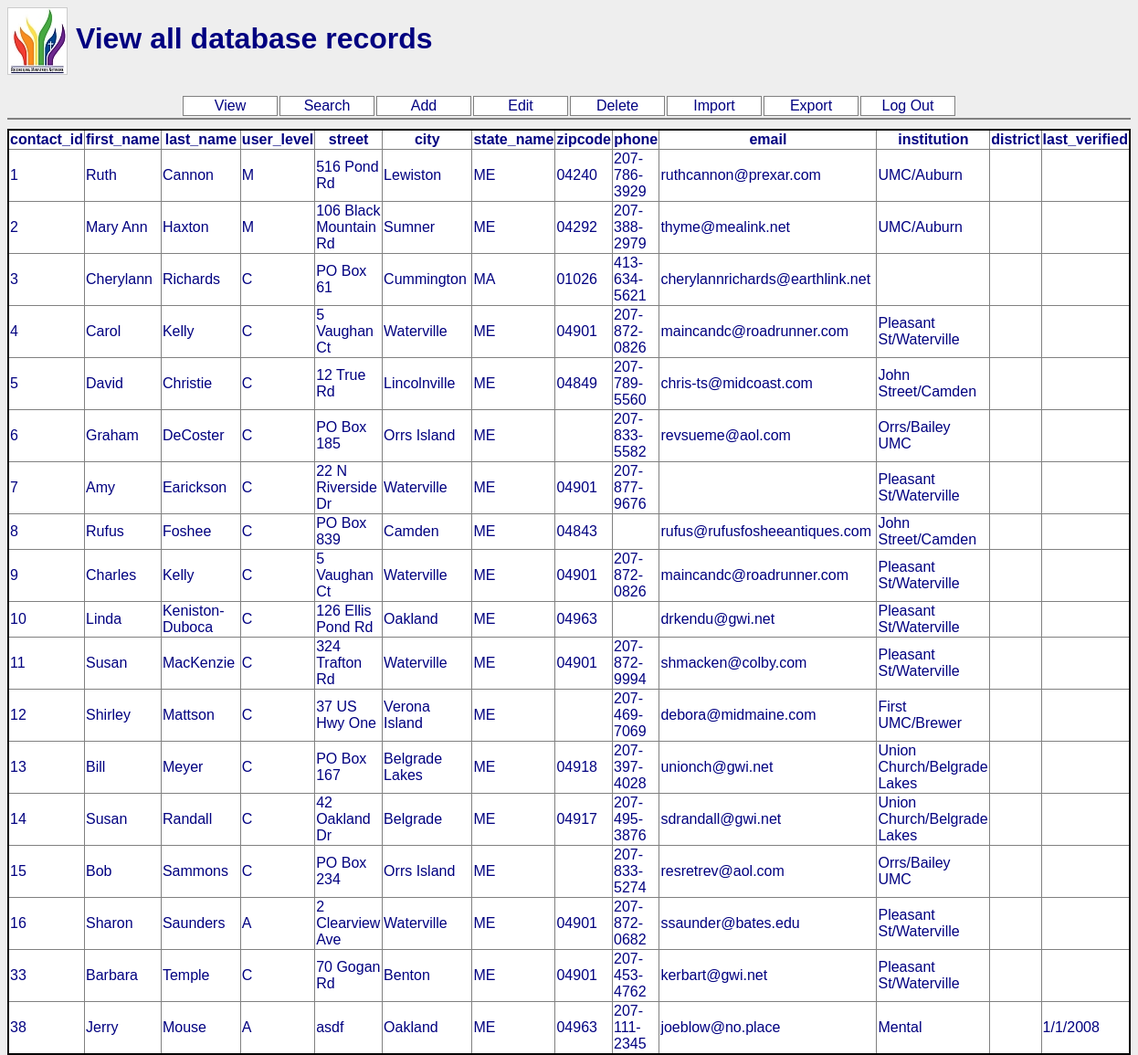
The page /view.php on the database its author committed.
### tables this page shows
CREATE TABLE IF NOT EXISTS `contacts` (
  `contact_id` int(16) NOT NULL auto_increment,
  `password` tinytext,
  `user_level` char(1) default NULL,
  `first_name` tinytext NOT NULL,
  `last_name` tinytext NOT NULL,
  `street` tinytext,
  `city` tinytext,
  `state_name` tinytext,
  `zipcode` tinytext,
  `phone` tinytext,
  `email` tinytext,
  `institution` tinytext,
  `last_verified` tinytext,
  PRIMARY KEY  (`contact_id`)
);

### view.php (the view, shortened to what this page needs)
<?php
$menu_function="View all database records";
include("../rcmne/header.php");
?>
<div style="height:400px;padding-top:10px;">
<?php
$result = mysql_query("SELECT * FROM contacts ORDER BY contact_id");
echo "<table id='tblview' style='border-collapse:collapse;border:solid black 2px;background-color:white;'><tr>
<th>contact_id</th>
<th>first_name</th>
<th>last_name</th>
<th>user_level</th>
<th>street</th>
<th>city</th>
<th>state_name</th>
<th>zipcode</th>
<th>phone</th>
<th>email</th>
<th>institution</th>
<th>district</th>
<th>last_verified</th>
</tr>";
while($row = mysql_fetch_array($result))
  {
  echo "<tr onmouseover='this.style.backgroundColor=\"#ffffee\";' onmouseout='this.style.backgroundColor=\"white\";'>";
  echo "<td>" . $row['contact_id'] . "&nbsp;</td>";
  echo "<td>" . $row['first_name'] . "&nbsp;</td>";
  echo "<td>" . $row['last_name'] . "&nbsp;</td>";
  echo "<td>" . $row['user_level'] . "&nbsp;</td>";
  echo "<td>" . $row['street'] . "&nbsp;</td>";
  echo "<td>" . $row['city'] . "&nbsp;</td>";
  echo "<td>" . $row['state_name'] . "&nbsp;</td>";
  echo "<td>" . $row['zipcode'] . "&nbsp;</td>";
  echo "<td>" . $row['phone'] . "&nbsp;</td>";
  echo "<td>" . $row['email'] . "&nbsp;</td>";
  echo "<td>" . $row['institution'] . "&nbsp;</td>";
  echo "<td>" . $row['district'] . "&nbsp;</td>";
  echo "<td>" . $row['last_verified'] . "&nbsp;</td>";
  echo "</tr>";
  }
echo "</table>";
?>
</div>
<?php
include("../rcmne/footer.php");
?>

### header.php (shortened to what this page needs)
<html>
<head>
<link href="style.css" rel="stylesheet" type="text/css" />
</head>
<body>
 <div style="border-bottom: solid gray 2px;">
 <h1><img src="rcm2small.jpg" style="border:solid 1px #cccccc;vertical-align:middle;" alt="">&nbsp;<?php echo $menu_function ?></h1>
 <table align="center" summary="">
 <tr align="center">
 <td class="menu">
  <a class="menu" href="../rcmne/view.php">View</a>
 </td>
 <td class="menu">
  <a class="menu" href="../rcmne/search.php">Search</a>
 </td>
 <td class="menu">
  <a class="menu" href="../rcmne/add.php">Add</a>
 </td>
<?php
echo " <td class='menu'>\r\n";
echo "  <a class='menu' href='edit.php'>Edit</a>\r\n";
echo " </td>\r\n";
echo " <td class='menu'>\r\n";
echo "  <a class='menu' href='delete.php'>Delete</a>\r\n";
echo " </td>\r\n";
?>
  <td class="menu">
  <a class="menu" href="../rcmne/uploader.php">Import</a>
 </td>
  <td class="menu">
  <a class="menu" href="../rcmne/exporter.php">Export</a>
 </td>
 <td class="menu">
  <a class="menu" href="../rcmne/logout.php">Log Out</a>
 </td>
 </tr>
 </table>
 </div>

### footer.php
 </body>
</html>

### style.css (style rules this page uses)
body { background-color: #eeeeee; color: #000080; font-family: Arial, Helvetica, sans-serif; }
td.menu { border: solid gray 1px; background-color: #ffffff; width: 100px; }
a.menu { display: block; color: #000080; text-decoration: none; }

### rows shown on the page
contacts: contact_id "1", first_name "Ruth", last_name "Cannon", user_level "M", street "516 Pond Rd", city "Lewiston", state_name "ME", zipcode "04240", phone "207-786-3929", email "ruthcannon@prexar.com", institution "UMC/Auburn"
contacts: contact_id "2", first_name "Mary Ann", last_name "Haxton", user_level "M", street "106 Black Mountain Rd", city "Sumner", state_name "ME", zipcode "04292", phone "207-388-2979", email "thyme@mealink.net", institution "UMC/Auburn"
contacts: contact_id "3", first_name "Cherylann", last_name "Richards", user_level "C", street "PO Box 61", city "Cummington", state_name "MA", zipcode "01026", phone "413-634-5621", email "cherylannrichards@earthlink.net"
contacts: contact_id "4", first_name "Carol", last_name "Kelly", user_level "C", street "5 Vaughan Ct", city "Waterville", state_name "ME", zipcode "04901", phone "207-872-0826", email "maincandc@roadrunner.com", institution "Pleasant St/Waterville"
contacts: contact_id "5", first_name "David", last_name "Christie", user_level "C", street "12 True Rd", city "Lincolnville", state_name "ME", zipcode "04849", phone "207-789-5560", email "chris-ts@midcoast.com", institution "John Street/Camden"
contacts: contact_id "6", first_name "Graham", last_name "DeCoster", user_level "C", street "PO Box 185", city "Orrs Island", state_name "ME", phone "207-833-5582", email "revsueme@aol.com", institution "Orrs/Bailey UMC"
contacts: contact_id "7", first_name "Amy", last_name "Earickson", user_level "C", street "22 N Riverside Dr", city "Waterville", state_name "ME", zipcode "04901", phone "207-877-9676", institution "Pleasant St/Waterville"
contacts: contact_id "8", first_name "Rufus", last_name "Foshee", user_level "C", street "PO Box 839", city "Camden", state_name "ME", zipcode "04843", email "rufus@rufusfosheeantiques.com", institution "John Street/Camden"
contacts: contact_id "9", first_name "Charles", last_name "Kelly", user_level "C", street "5 Vaughan Ct", city "Waterville", state_name "ME", zipcode "04901", phone "207-872-0826", email "maincandc@roadrunner.com", institution "Pleasant St/Waterville"
contacts: contact_id "10", first_name "Linda", last_name "Keniston-Duboca", user_level "C", street "126 Ellis Pond Rd", city "Oakland", state_name "ME", zipcode "04963", email "drkendu@gwi.net", institution "Pleasant St/Waterville"
contacts: contact_id "11", first_name "Susan", last_name "MacKenzie", user_level "C", street "324 Trafton Rd", city "Waterville", state_name "ME", zipcode "04901", phone "207-872-9994", email "shmacken@colby.com", institution "Pleasant St/Waterville"
contacts: contact_id "12", first_name "Shirley", last_name "Mattson", user_level "C", street "37 US Hwy One", city "Verona Island", state_name "ME", phone "207-469-7069", email "debora@midmaine.com", institution "First UMC/Brewer"
contacts: contact_id "13", first_name "Bill", last_name "Meyer", user_level "C", street "PO Box 167", city "Belgrade Lakes", state_name "ME", zipcode "04918", phone "207-397-4028", email "unionch@gwi.net", institution "Union Church/Belgrade Lakes"
contacts: contact_id "14", first_name "Susan", last_name "Randall", user_level "C", street "42 Oakland Dr", city "Belgrade", state_name "ME", zipcode "04917", phone "207-495-3876", email "sdrandall@gwi.net", institution "Union Church/Belgrade Lakes"
contacts: contact_id "15", first_name "Bob", last_name "Sammons", user_level "C", street "PO Box 234", city "Orrs Island", state_name "ME", phone "207-833-5274", email "resretrev@aol.com", institution "Orrs/Bailey UMC"
contacts: contact_id "16", first_name "Sharon", last_name "Saunders", user_level "A", street "2 Clearview Ave", city "Waterville", state_name "ME", zipcode "04901", phone "207-872-0682", email "ssaunder@bates.edu", institution "Pleasant St/Waterville"
contacts: contact_id "33", first_name "Barbara", last_name "Temple", user_level "C", street "70 Gogan Rd", city "Benton", state_name "ME", zipcode "04901", phone "207-453-4762", email "kerbart@gwi.net", institution "Pleasant St/Waterville"
contacts: contact_id "38", first_name "Jerry", last_name "Mouse", user_level "A", street "asdf", city "Oakland", state_name "ME", zipcode "04963", phone "207-111-2345", email "joeblow@no.place", institution "Mental", last_verified "1/1/2008"

### other values the page prints
$menu_function "View all database records"
